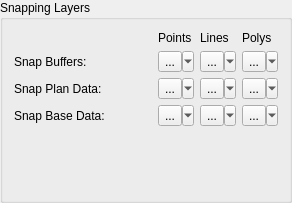
<?xml version="1.0" encoding="UTF-8"?>
<ui version="4.0">
 <class>SnappingWidget</class>
 <widget class="QGroupBox" name="SnappingWidget">
  <property name="geometry">
   <rect>
    <x>0</x>
    <y>0</y>
    <width>292</width>
    <height>203</height>
   </rect>
  </property>
  <property name="windowTitle">
   <string>GroupBox</string>
  </property>
  <property name="title">
   <string>Snapping Layers</string>
  </property>
  <layout class="QGridLayout" name="gridLayout">
   <item row="0" column="1">
    <widget class="QLabel" name="snapPointsLabel">
     <property name="text">
      <string>Points</string>
     </property>
    </widget>
   </item>
   <item row="0" column="2">
    <widget class="QLabel" name="snapLinesLabel">
     <property name="text">
      <string>Lines</string>
     </property>
    </widget>
   </item>
   <item row="0" column="3">
    <widget class="QLabel" name="snapPolygonsLabel">
     <property name="text">
      <string>Polys</string>
     </property>
    </widget>
   </item>
   <item row="1" column="0">
    <widget class="QLabel" name="snapBuffersLabel">
     <property name="text">
      <string>Snap Buffers:</string>
     </property>
     <property name="buddy">
      <cstring>snapBufferPointsTool</cstring>
     </property>
    </widget>
   </item>
   <item row="1" column="1">
    <widget class="QToolButton" name="snapBufferPointsTool">
     <property name="text">
      <string>...</string>
     </property>
     <property name="checkable">
      <bool>true</bool>
     </property>
     <property name="popupMode">
      <enum>QToolButton::MenuButtonPopup</enum>
     </property>
    </widget>
   </item>
   <item row="1" column="2">
    <widget class="QToolButton" name="snapBufferLinesTool">
     <property name="text">
      <string>...</string>
     </property>
     <property name="checkable">
      <bool>true</bool>
     </property>
     <property name="popupMode">
      <enum>QToolButton::MenuButtonPopup</enum>
     </property>
    </widget>
   </item>
   <item row="1" column="3">
    <widget class="QToolButton" name="snapBufferPolygonsTool">
     <property name="text">
      <string>...</string>
     </property>
     <property name="checkable">
      <bool>true</bool>
     </property>
     <property name="popupMode">
      <enum>QToolButton::MenuButtonPopup</enum>
     </property>
    </widget>
   </item>
   <item row="2" column="0">
    <widget class="QLabel" name="snapPlanLabel">
     <property name="text">
      <string>Snap Plan Data:</string>
     </property>
     <property name="buddy">
      <cstring>snapPlanPointsTool</cstring>
     </property>
    </widget>
   </item>
   <item row="2" column="1">
    <widget class="QToolButton" name="snapPlanPointsTool">
     <property name="text">
      <string>...</string>
     </property>
     <property name="checkable">
      <bool>true</bool>
     </property>
     <property name="popupMode">
      <enum>QToolButton::MenuButtonPopup</enum>
     </property>
    </widget>
   </item>
   <item row="2" column="2">
    <widget class="QToolButton" name="snapPlanLinesTool">
     <property name="text">
      <string>...</string>
     </property>
     <property name="checkable">
      <bool>true</bool>
     </property>
     <property name="popupMode">
      <enum>QToolButton::MenuButtonPopup</enum>
     </property>
    </widget>
   </item>
   <item row="2" column="3">
    <widget class="QToolButton" name="snapPlanPolygonsTool">
     <property name="text">
      <string>...</string>
     </property>
     <property name="checkable">
      <bool>true</bool>
     </property>
     <property name="popupMode">
      <enum>QToolButton::MenuButtonPopup</enum>
     </property>
    </widget>
   </item>
   <item row="3" column="0">
    <widget class="QLabel" name="snapBaseLabel">
     <property name="text">
      <string>Snap Base Data:</string>
     </property>
     <property name="buddy">
      <cstring>snapBasePointsTool</cstring>
     </property>
    </widget>
   </item>
   <item row="3" column="1">
    <widget class="QToolButton" name="snapBasePointsTool">
     <property name="text">
      <string>...</string>
     </property>
     <property name="checkable">
      <bool>true</bool>
     </property>
     <property name="popupMode">
      <enum>QToolButton::MenuButtonPopup</enum>
     </property>
    </widget>
   </item>
   <item row="3" column="2">
    <widget class="QToolButton" name="snapBaseLinesTool">
     <property name="text">
      <string>...</string>
     </property>
     <property name="checkable">
      <bool>true</bool>
     </property>
     <property name="popupMode">
      <enum>QToolButton::MenuButtonPopup</enum>
     </property>
    </widget>
   </item>
   <item row="3" column="3">
    <widget class="QToolButton" name="snapBasePolygonsTool">
     <property name="text">
      <string>...</string>
     </property>
     <property name="checkable">
      <bool>true</bool>
     </property>
     <property name="popupMode">
      <enum>QToolButton::MenuButtonPopup</enum>
     </property>
    </widget>
   </item>
   <item row="4" column="0" colspan="4">
    <spacer name="verticalSpacer">
     <property name="orientation">
      <enum>Qt::Vertical</enum>
     </property>
     <property name="sizeHint" stdset="0">
      <size>
       <width>238</width>
       <height>7</height>
      </size>
     </property>
    </spacer>
   </item>
  </layout>
 </widget>
 <resources/>
 <connections/>
</ui>
